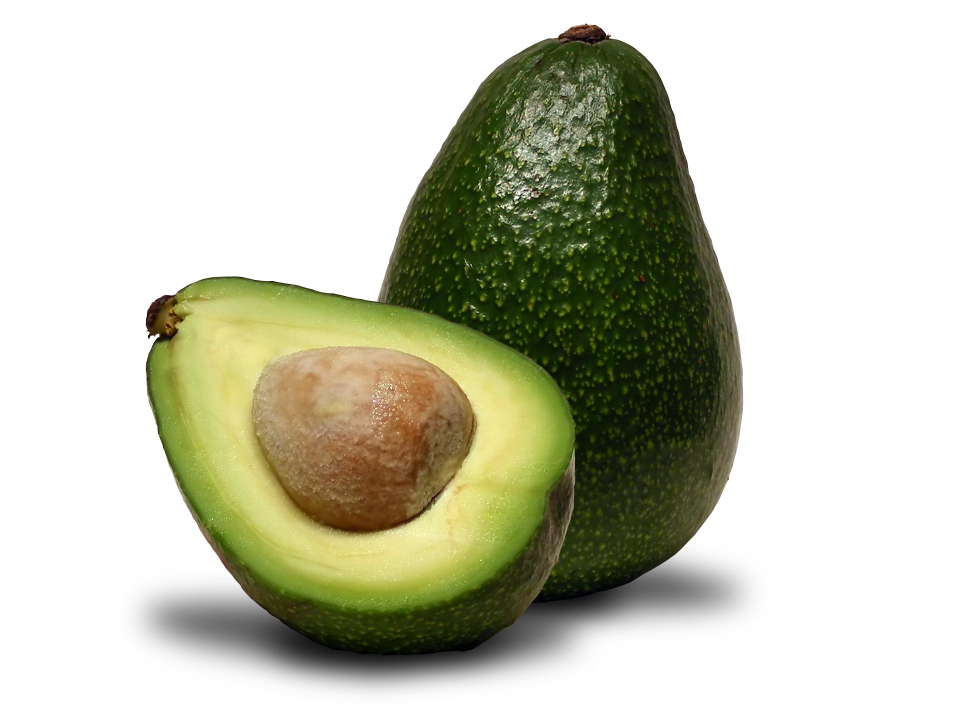
#> input picture images/try.jpg, 1926 x 1444 px (shown at 1/2 size)
$ python -i features.py   (imports and definitions only)   (older library calls are emulated)
#> lines starting #> are read from the running program, lines starting #| are printed output that depends on the picture

import cv2
import imutils
import mahotas

from preprocessors import grayscale, image_to_feature_vector


def vector(image):
    return image_to_feature_vector(image)


def color_histogram(image, bins=(8, 8, 8)):
    hsv = cv2.cvtColor(image, cv2.COLOR_BGR2HSV)
    hist = cv2.calcHist([hsv], [0, 1, 2], None, bins,
        [0, 180, 0, 256, 0, 256])

    if imutils.is_cv2():
        hist = cv2.normalize(hist)
    else:
        cv2.normalize(hist, hist)

    return hist.flatten()


def entropy(image):
    entropy = mahotas.features.haralick(grayscale(image))
    entropy_mean = entropy.mean(axis=0)
    return entropy_mean


def haralick(image):
    textures = mahotas.features.haralick(grayscale(image))
    textures_mean = textures.mean(axis=0)
    return textures_mean


def hu_moments(image):
    moments = cv2.moments(grayscale(image))
    hu_moments = cv2.HuMoments(moments)
    hu_moments_vector = hu_moments.flatten()
    return hu_moments_vector

>>> import cv2
>>> picture = cv2.imread('try.jpg', cv2.IMREAD_GRAYSCALE)
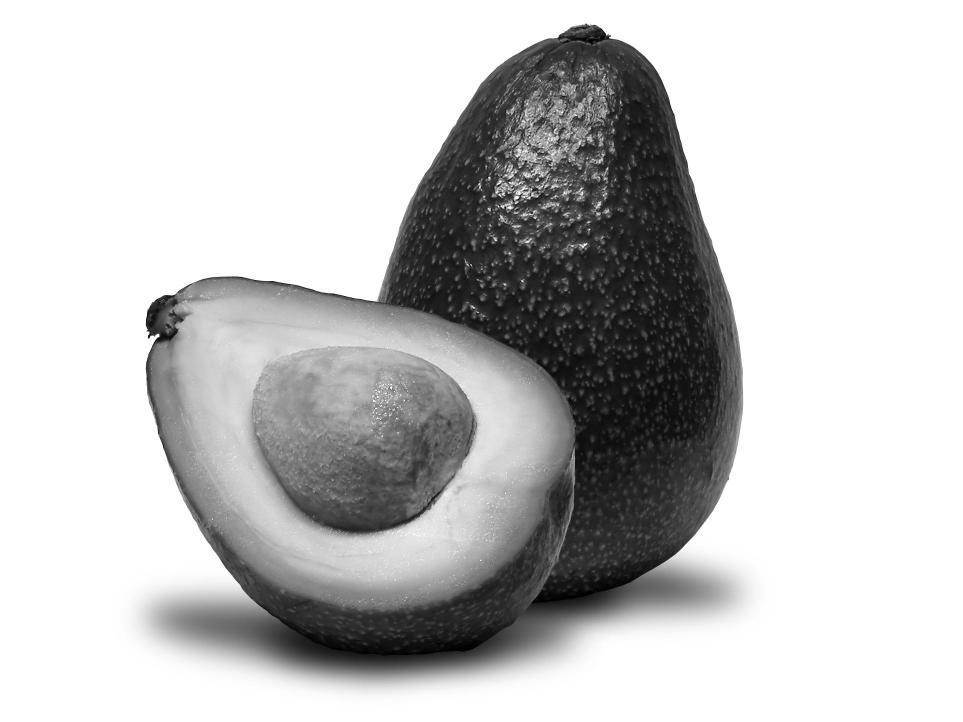
#> picture: shape (1444, 1926) (shown at 1/2 size); min 0, max 255, mean 195.9
>>> result = color_histogram(picture)
#> (the run stopped early here; a loop or call above may not have finished)
